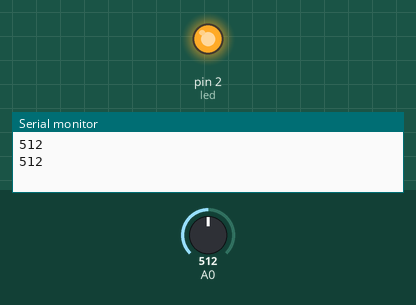
A sketch run on a simulated Arduino Uno, built with avr-gcc and run on an emulated ATmega328P. Parts: output pins drawn as LEDs (lit = HIGH), the last lines printed to the serial monitor. The inputs (shaded band) are chosen by the test bench; at power-on: A0 = 512.

Above: at 1.8 s.
1.9 s: A0 set to 499
At 3.0 s:
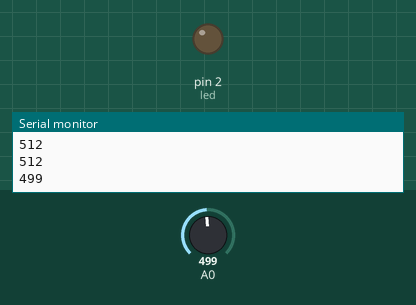
3.5 s: A0 set to 522
At 4.6 s:
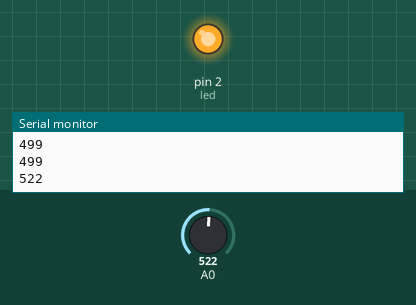
5.5 s: A0 set to 511
At 7.3 s:
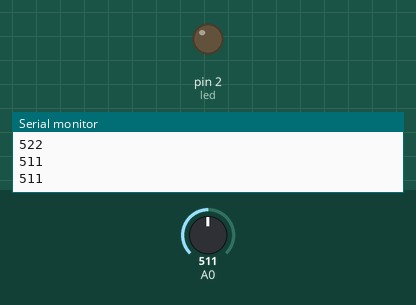
Timing chart, 0 to 8.8 s (numbered marks = the images above; inputs shaded):
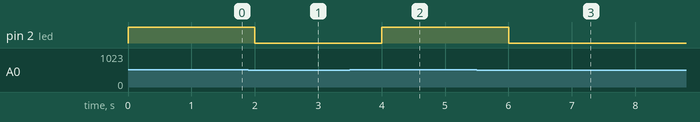

The sketch:

AP6-Potentiometre.ino
```cpp
const int led = 2; // broche 3 pour la LED


void setup()
{
pinMode(led,OUTPUT);
Serial.begin(9600);
}
// cette fonction boucle indéfiniment

void loop()
{
int valeur = analogRead(A0); // lecture capteur sur entrée A0
Serial.println (valeur); // affichage valeur sur terminal série

  if ( valeur < 512 ) // détection d’une valeur particulière
       digitalWrite(led,LOW); // led éteinte
  else
      digitalWrite(led,HIGH); // led allumée
      delay(1000); // stabilisation 1s
}
```

Measured:
- the behaviour switches between 512 and 511 on A0 (found by bisection; images 0 and 1)
- after the input at 1.9 s, pin 2 (led): HIGH → LOW after 0.10 s
- after the input at 3.5 s, pin 2 (led): LOW → HIGH after 0.50 s
- after the input at 5.5 s, pin 2 (led): HIGH → LOW after 0.50 s
